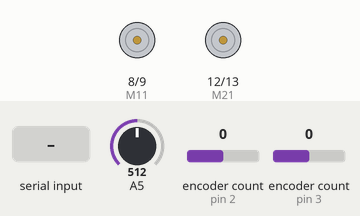
Recording of a sketch running on a simulated Arduino Uno, built with avr-gcc and run on an emulated ATmega328P. Shown: motor-driver pin pairs drawn as motors (green arrow = first pin HIGH = forward, orange = second pin HIGH = backward, longer = more drive, scaled by the enable pin). The inputs (shaded band) are chosen by the test bench; at power-on: encoder count (sensors on pin 2, pin 3) 0, A5 = 512. What the sketch prints to the serial monitor is not drawn.

Above: at 0.8 s.
0.9 s: "1;90;45\n" received over Serial
3.9 s: encoder count (sensor on pin 2) set to 4
6.9 s: ";" received over Serial
9.9 s: ";" received over Serial
12.9 s: encoder count (sensor on pin 2) set to 5
15.9 s: encoder count (sensor on pin 3) set to 4
Timing chart, 0 to 19.9 s (numbered marks = the images above; inputs shaded):
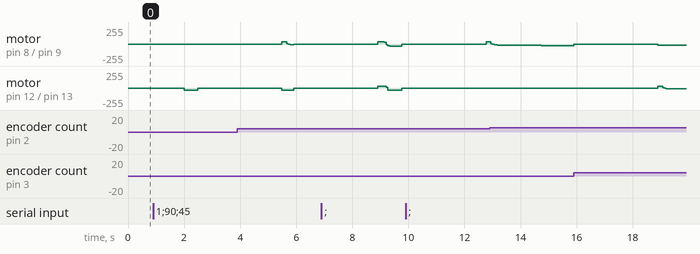

The sketch:

microcontroller.ino
```cpp
#include <Encoder.h>
Encoder myEnc1(2, 4);
Encoder myEnc2(3, 5);

// Declare pin
#define S11 4
#define S12 2
#define S21 5
#define S22 3

#define M11 8
#define M12 9
#define M21 12
#define M22 13

#define ENA 10
#define ENB 11

#define PPR 82.77 //Pulses per Revolution of outer shaft
#define GR 100 //Gear Ratio

// Cut off value for homing
volatile float motor_2_homing_limit = 5.5; //2.5 for un loaded
volatile float motor_1_homing_limit = 6.5; //2.5 for un loaded

// Cut off value for object detection
volatile float object_detection_cut_off = 5; //2.5 for un loaded
volatile float object_detection_cycles_cut_off = 7; //2.5 for un loaded

// Cut off value for PWM and error
volatile int PWM1_cutoff = 35;
volatile int PWM2_cutoff = 30;
volatile float acceptable_error = 0.5;

// Declare variable to read current
// volatile float sensorValue;   // Variable to store value from analog read
volatile float current;       // Calculated current value
volatile float max_current = 0;       // Calculated current value

// Declare PID OlD: 4 8 1.2 for M1 and M2
volatile float kp1 = 5;
volatile float ki1 = 5;
volatile float kd1 = 0.5;

volatile float kp2 = 3;
volatile float ki2 = 4;
volatile float kd2 = 0.5;

volatile int N = 10;

// Declare variable to calculate PID component
volatile double time;
volatile double otime = -1;
volatile double dt;

volatile double de1;
volatile double err1;
volatile double sum_err1 = 0;
volatile double pre_err1 = 0;
volatile double de2;
volatile double err2;
volatile double sum_err2 = 0;
volatile double pre_err2 = 0;
volatile double sum_derivative1 = 0;
volatile double sum_derivative2 = 0;

// Declare angle variable
volatile long pos1;
volatile double angle1;
volatile double old_angle1 = 0;
volatile double speed1;

volatile long pos2;
volatile double angle2;
volatile double old_angle2 = 0;
volatile double speed2;

// Declare speed variable
volatile int PWM1;
volatile int PWM2;

// Declare target angle variable
volatile double tangle1 = 0;
volatile double tangle2 = 0;

// Declare variables to communicate with matlab
char c;                   // characters received from matlab
volatile float val1 = 0.0;         // input1 from matlab
volatile float val2 = 0.0;         // input2 from matlab
String matlabStr = "";    // receives the string from matlab, it is empty at first

// Declare variables for loop and logic
bool readyToSend = false; // flag to indicate a command was received and now ready to send back to matlab
int i = 1;                // counter
volatile int object_detection_cycles = 0;
volatile bool Collision_condition = 0;
volatile bool keep_rotating = 1;

// Clamping
volatile bool Saturation_1 = 0;
volatile bool Saturation_2 = 0;

void setup() {
  // configure serial communication speed
  Serial.begin(9600);
  //Set pins as inputs (sensor)
  pinMode(S11, INPUT);
  pinMode(S12, INPUT);
  pinMode(S21, INPUT);
  pinMode(S22, INPUT);
  //Set pins as outputs (motor)
  pinMode(M11, OUTPUT);
  pinMode(M12, OUTPUT);
  pinMode(ENA,OUTPUT);

  pinMode(M21, OUTPUT);
  pinMode(M22, OUTPUT);
  pinMode(ENB,OUTPUT);
  // Serial.println("Begin");
  // delay(1000);
  while (Serial.available()==0) {};
  while (Serial.available()>0) {Serial.read();};

  // Homing motor 2
  digitalWrite(M21, 1);
  digitalWrite(M22, 0);
  current = analogRead(A5);
  while (current < motor_2_homing_limit) {
    analogWrite(ENB, 30);
    current = analogRead(A5);
  }
  analogWrite(ENB, 0);
  // Homing motor 1
  digitalWrite(M11, 1);
  digitalWrite(M12, 0);
  current = analogRead(A5);
  while (current < motor_1_homing_limit) {
    analogWrite(ENA, 30);
    current = analogRead(A5);
  }
  analogWrite(ENA, 0);
  delay(1000);

  // Reset the position
  myEnc1.write(0);
  myEnc2.write(0);
}

/* Continuous loop function in Arduino */
void loop() {
  if (keep_rotating == 1)  {
    // Receive data from matlab to arduino
    // if (readyToSend == false) {
      if (Serial.available()>0)       // is there anything received?
      {
        c = Serial.read();            // read characters
        matlabStr = matlabStr + char(c);    // append characters to string as these are received

        if (matlabStr.indexOf(";") != -1) // have we received a semi-colon (indicates end of command from matlab)?
        {
          readyToSend = true;         // then set flag to true since we have received the full command

          // parse incomming data, e.g. C40.0,3.5;
          int posComma1 = matlabStr.indexOf(",");                     // position of comma in string
          tangle1 = -matlabStr.substring(1, posComma1).toFloat();         // float from substring from character 1 to comma position
          int posEnd = matlabStr.indexOf(";");                        // position of last character
          tangle2 = -matlabStr.substring(posComma1+1, posEnd).toFloat();  // float from substring from comma+1 to end-1
          matlabStr = "";

          // Reset the variable
          sum_err1 = 0;
          sum_err2 = 0;
          sum_derivative1 = 0;
          sum_derivative2 = 0;
          Saturation_1 = 0;
          Saturation_2 = 0;

          pos1 = myEnc1.read();
          angle1 = pos1*360/(PPR*GR);
          if ((angle1 >=180) || (angle1 <-180)) {
          pos1 = pos1 - PPR*GR*int (angle1 / 360);
          myEnc1.write(pos1);
          angle1 = pos1*360/(PPR*GR);
          }
          pre_err1 = tangle1 - angle1;


          pos2 = myEnc2.read();
          angle2 = pos2*360/(PPR*GR);
          if ((angle2 >=180) || (angle2 <-180)) {
          pos2 = pos2 - PPR*GR*int (angle2 / 360);
          myEnc2.write(pos2);
          angle2 = pos2*360/(PPR*GR);
          }
          pre_err2 = tangle2 - angle2;

        }
      }
    // }

    // Get sample time
    time=micros();
    dt = time - otime;
    otime = time;

    // PID controlling

    // Read angle 1
    pos1 = myEnc1.read();
    angle1 = pos1*360/(PPR*GR);
    if ((angle1 >=180) || (angle1 <-180)) {
    pos1 = pos1 - PPR*GR*int (angle1 / 360);
    myEnc1.write(pos1);
    angle1 = pos1*360/(PPR*GR);
    }
    // Calculate PID component 1
    err1 = tangle1 - angle1;
    de1 = (err1 * kd1 - sum_derivative1) * N;
    // de1 = (err1 - pre_err1)*1000000/dt;
    pre_err1 = err1;
    // sum_err1 = sum_err1 + err1 * dt;
    PWM1 = kp1 * err1 + ki1 * sum_err1 / 1000000 + de1;

    // Limit voltage output 1
    Saturation_1 = 0;
    if (PWM1 >PWM1_cutoff) {
      PWM1 = PWM1_cutoff;
      Saturation_1 = 1;};
    if (PWM1 <-PWM1_cutoff) {
      PWM1 = -PWM1_cutoff;
      Saturation_1 = 1;};

    // Intergrator clamping
    sum_err1 = sum_err1 + err1 * dt * !(Saturation_1 & ((err1 > 0) == (PWM1 > 0)));
    // Derivative noise filtering
    sum_derivative1 = sum_derivative1 + de1 * dt / 1000000;
    // Stop when motor reach certain error 1
    if (abs(err1) < acceptable_error) {PWM1 = 0;};

    // Rotating the motor 1
    if (PWM1 >= 0) {
      analogWrite(ENA, round(PWM1));
      digitalWrite(M11, 1);
      digitalWrite(M12, 0);
    } else {
      analogWrite(ENA, abs(round(PWM1)));
      digitalWrite(M11, 0);
      digitalWrite(M12, 1);
    }

    // Read angle 2
    pos2 = myEnc2.read();
    angle2 = pos2*360/(PPR*GR);
    if ((angle2 >=180) || (angle2 <-180)) {
    pos2 = pos2 - PPR*GR*int (angle2 / 360);
    myEnc2.write(pos2);
    angle2 = pos2*360/(PPR*GR);
    }
    // Calculate PID component 2
    err2 = tangle2 - angle2;
    de2 = (err2 * kd2 - sum_derivative2) * N;
    // de2 = (err2 - pre_err2)*1000000/dt;
    pre_err2 = err2;
    // sum_err2 = sum_err2 + err2 * dt;
    PWM2 = kp2 * err2 + ki2 * sum_err2 / 1000000 + de2;

    // Limit voltage output 2
    Saturation_2 = 0;
    if (PWM2 >PWM2_cutoff) {
      PWM2 = PWM2_cutoff;
      Saturation_2 = 1;};
    if (PWM2 <-PWM2_cutoff) {
      PWM2 = -PWM2_cutoff;
      Saturation_2 = 1;};

    // Intergrator clamping
    sum_err2 = sum_err2 + err2 * dt * !(Saturation_2 & ((err2 > 0) == (PWM2 > 0)));
    // Derivative noise filtering
    sum_derivative2 = sum_derivative2 + de2 * dt / 1000000;
    // Stop when motor reach certain error 1
    if (abs(err2) < acceptable_error) {PWM2 = 0;};

    // Rotating the motor 2
    if (PWM2 >= 0) {
    digitalWrite(M21, 1);
    digitalWrite(M22, 0);
    analogWrite(ENB, round(PWM2));
    } else {
    analogWrite(ENB, abs(round(PWM2)));
    digitalWrite(M21, 0);
    digitalWrite(M22, 1);
    }

    // Read current for object detection
    current = analogRead(A5);
    speed1 = abs(angle1 - old_angle1) * 1000000/dt;
    speed2 = abs(angle2 - old_angle2) * 1000000/dt;
    old_angle1 = angle1;
    old_angle2 = angle2;

    Collision_condition = (((PWM1_cutoff - abs(PWM1)) < 10) & (speed1 < 5)) || (((PWM2_cutoff - abs(PWM2)) < 10) & (speed2 < 5));
    if (Collision_condition) {
      object_detection_cycles = object_detection_cycles + 1;
      if (object_detection_cycles > object_detection_cycles_cut_off) {
        keep_rotating = 0;
      }
    } else {
      object_detection_cycles = 0;
    }


    // Sending data from Ardiono to matlab
    // if (readyToSend)  // arduino has received command form matlab and now is ready to send
    // {
      // e.g. c1,100
      Serial.print("c");                    // command
      Serial.print(0);                      // series
      // Serial.print(i);                      // series 1
      Serial.print(":");                    // delimiter
      Serial.print(-angle1); // series 1
      Serial.print("-"); // delimiter
      Serial.print(-angle2); // series 2
      Serial.print("-"); // delimiter
      Serial.print(-err1); // error 1
      Serial.print("-"); // delimiter
      Serial.print(-err2); // error 2
      Serial.print("-"); // delimiter
      Serial.print(time/1000); // time
      Serial.print("-"); // delimiter
      Serial.print(dt/1000); // dt
      Serial.print("-"); // delimiter
      Serial.print(speed1); // dt
      Serial.print("-"); // delimiter
      Serial.print(speed2); // dt
      Serial.print("-"); // delimiter
      Serial.print(PWM1); // dt
      Serial.print("-"); // delimiter
      Serial.print(PWM2); // dt
      Serial.print("-"); // delimiter
      Serial.print(object_detection_cycles); // dt
      // Serial.print("-"); // delimiter
      // Serial.print(-sum_err2 / 1000000); // error 1
      Serial.write(13);                     // carriage return (CR)
      Serial.write(10);                     // new line (NL)
      // i += 1;
    // }
  } else {
    analogWrite(ENA, 0);
    analogWrite(ENB, 0);
    delay(3000);
    sum_err1 = 0;
    sum_err2 = 0;
    object_detection_cycles = 0;
    keep_rotating = 1;
  }

}
```

Measured:
- after the input at 0.9 s, motor on pin 12 (M21) / pin 13 (M22): stopped → backward 30/255 after 1.1 s, → stopped 0.47 s later
- after the input at 9.9 s, motor on pin 8 (M11) / pin 9 (M12): stopped → forward 35/255 after 2.9 s; motor on pin 12 (M21) / pin 13 (M22): stays stopped (without the input it goes to backward 30/255 after 2.9 s)
